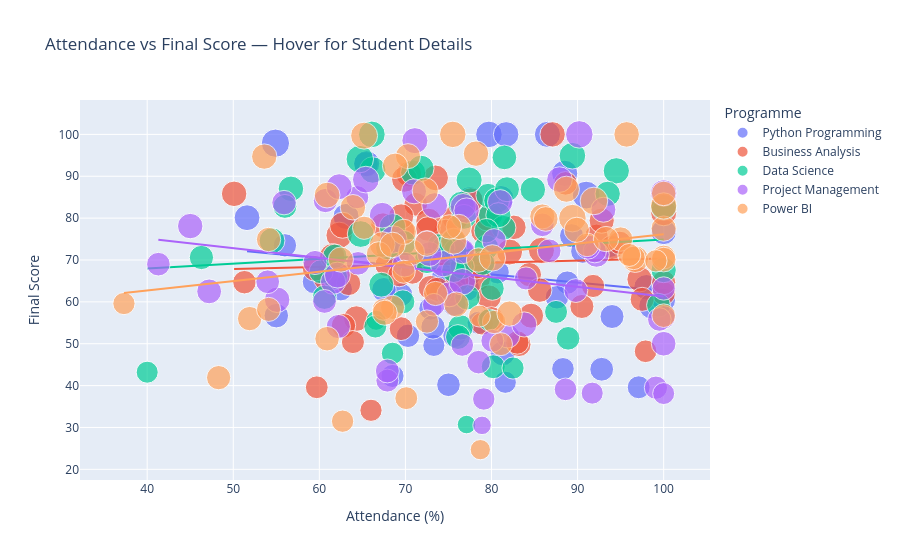

The cell this chart's notebook holds for it:
### Code cell
# ── INTERACTIVE SCATTER: Student Attendance vs Final Score ────────────────────
# Option A
# Install statsmodels (Recommended, keeps the trendline)
# Adding these first two lines of code and running it within the cell will stop the cell from failing
import subprocess, sys
subprocess.check_call([sys.executable, "-m", "pip", "install", "statsmodels", "-q"])
print("statsmodels installed.")
fig = px.scatter(students, x='Attendance_Pct', y='Final_Score',
                 color='Programme', size='Total_Score',
                 hover_data=['Student_ID','Grade','Completion_Status'],
                 trendline='ols',
                 title='Attendance vs Final Score — Hover for Student Details',
                 labels={'Attendance_Pct':'Attendance (%)','Final_Score':'Final Score'})
fig.show()
